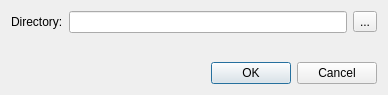
<?xml version="1.0" encoding="UTF-8"?>
<ui version="4.0">
 <class>InitDialog</class>
 <widget class="QDialog" name="InitDialog">
  <property name="geometry">
   <rect>
    <x>0</x>
    <y>0</y>
    <width>388</width>
    <height>95</height>
   </rect>
  </property>
  <property name="windowTitle">
   <string>Init git repo</string>
  </property>
  <property name="windowIcon">
   <iconset theme="gitklient"/>
  </property>
  <layout class="QVBoxLayout" name="verticalLayout">
   <item>
    <layout class="QHBoxLayout" name="horizontalLayout">
     <item>
      <widget class="QLabel" name="label_2">
       <property name="text">
        <string>Directory:</string>
       </property>
      </widget>
     </item>
     <item>
      <widget class="QLineEdit" name="lineEditPath"/>
     </item>
     <item>
      <widget class="QToolButton" name="toolButtonBrowseLocalPath">
       <property name="text">
        <string>...</string>
       </property>
      </widget>
     </item>
    </layout>
   </item>
   <item>
    <spacer name="verticalSpacer">
     <property name="orientation">
      <enum>Qt::Vertical</enum>
     </property>
     <property name="sizeHint" stdset="0">
      <size>
       <width>20</width>
       <height>10</height>
      </size>
     </property>
    </spacer>
   </item>
   <item>
    <widget class="QDialogButtonBox" name="buttonBox">
     <property name="orientation">
      <enum>Qt::Horizontal</enum>
     </property>
     <property name="standardButtons">
      <set>QDialogButtonBox::Cancel|QDialogButtonBox::Ok</set>
     </property>
    </widget>
   </item>
  </layout>
 </widget>
 <resources/>
 <connections>
  <connection>
   <sender>buttonBox</sender>
   <signal>accepted()</signal>
   <receiver>InitDialog</receiver>
   <slot>accept()</slot>
   <hints>
    <hint type="sourcelabel">
     <x>248</x>
     <y>254</y>
    </hint>
    <hint type="destinationlabel">
     <x>157</x>
     <y>274</y>
    </hint>
   </hints>
  </connection>
  <connection>
   <sender>buttonBox</sender>
   <signal>rejected()</signal>
   <receiver>InitDialog</receiver>
   <slot>reject()</slot>
   <hints>
    <hint type="sourcelabel">
     <x>316</x>
     <y>260</y>
    </hint>
    <hint type="destinationlabel">
     <x>286</x>
     <y>274</y>
    </hint>
   </hints>
  </connection>
 </connections>
</ui>
